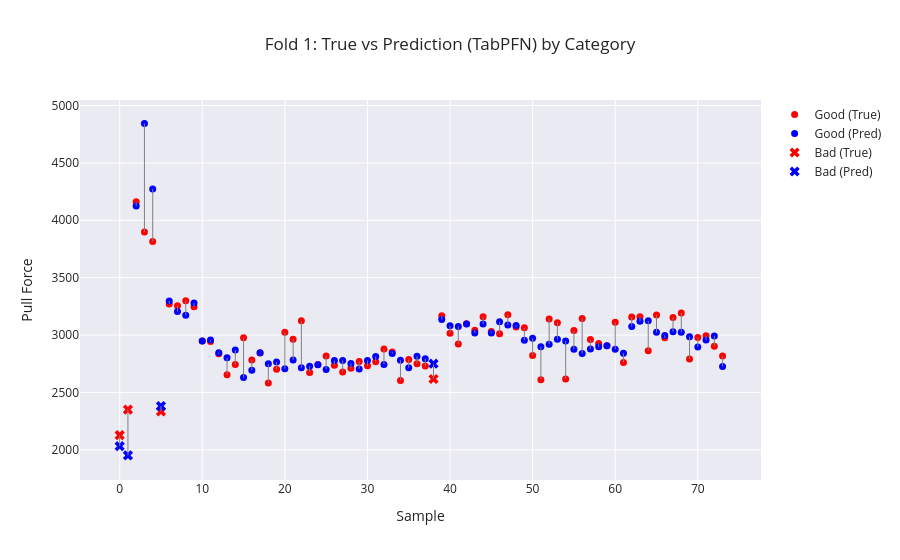
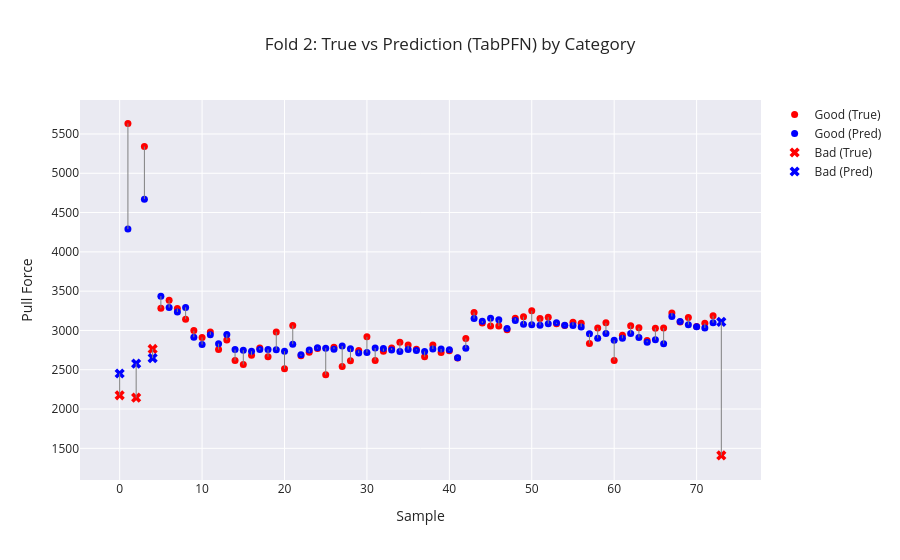
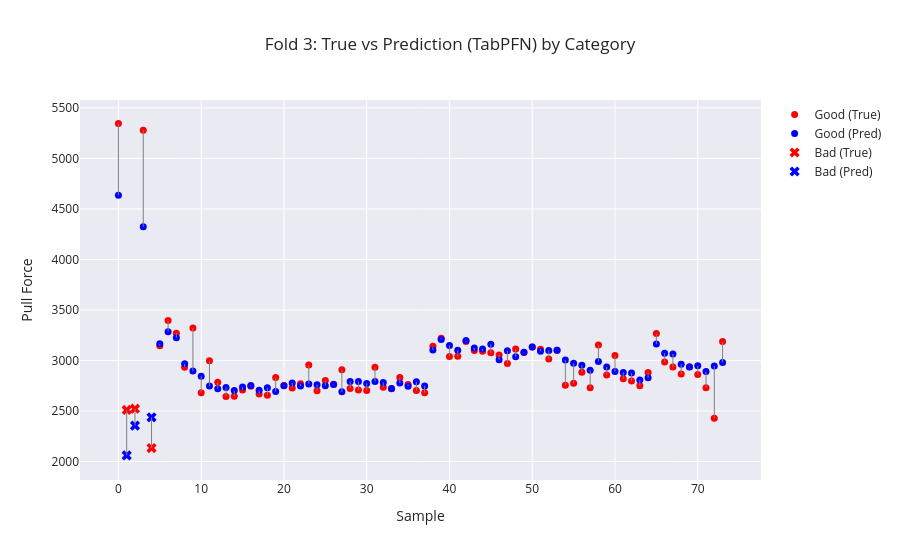
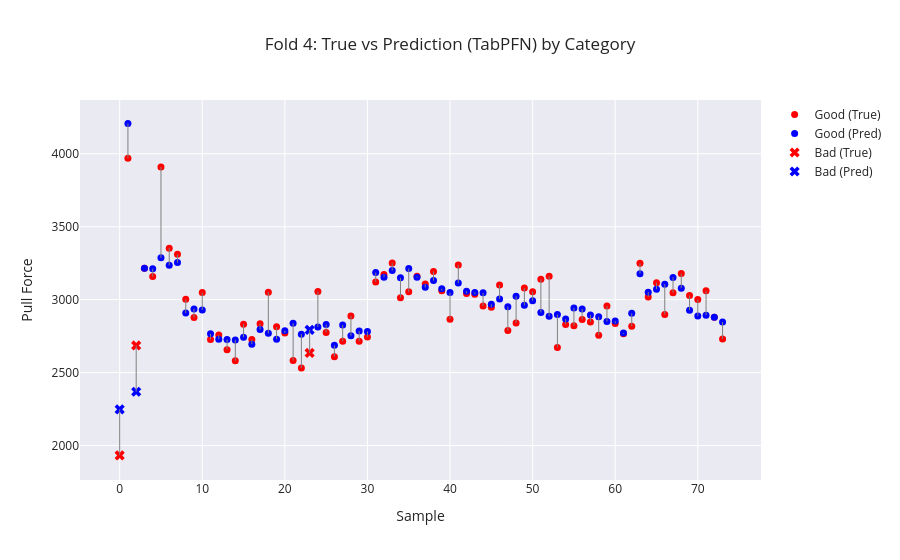

The notebook cell these images were saved under, in order:
### Markdown cell above
# Cross Validation

### Code cell
cross_df = pd.read_csv("data/train_dev_data.csv")

skf = StratifiedKFold(n_splits=5, shuffle=True, random_state=42)

mae_list = []
rmse_list = []
R2_list = []

for fold, (train_index, val_index) in enumerate(skf.split(cross_df["Sample ID"], cross_df["Category"])):
    x_tr, y_tr = get_features_and_target(cross_df.iloc[train_index], target_column) 
    x_val, y_val = get_features_and_target(cross_df.iloc[val_index], target_column)


    x_tr['Physical_Calc'] = compute_physical_calc(x_tr) 
    x_val['Physical_Calc'] = compute_physical_calc(x_val)

    y_tr_delta = y_tr - x_tr['Physical_Calc'] 
    y_val_delta = y_val - x_val['Physical_Calc']

    x_train_res = x_tr.drop(columns=['Physical_Calc'])
    x_dev_res = x_val.drop(columns=['Physical_Calc'])

    regressor = TabPFNRegressor()
    regressor.fit(x_train_res, y_tr_delta)

    preds = regressor.predict(x_dev_res)
    final_pred = x_val['Physical_Calc'] + preds

    mae  = mean_absolute_error(y_val, final_pred)
    rmse = root_mean_squared_error(y_val, final_pred)
    R2   = r2_score(y_val, final_pred)

    mae_list.append(mae) 
    rmse_list.append(rmse) 
    R2_list.append(R2)

    # Categories
    categories= cross_df.iloc[val_index]["Category"].values

    plot_visualizer(
        true_vals=y_val,
        pred_vals=final_pred,
        categories=categories,
        title=f"Fold {fold+1}: True vs Prediction (TabPFN) by Category"
    )

    print(f"\nFold {fold+1}")
    print("MAE :", mae)
    print("RMSE:", rmse)
    print("R²  :", R2)

mae_mean = np.mean(mae_list) 
rmse_mean = np.mean(rmse_list) 
R2_mean = np.mean(R2_list)
